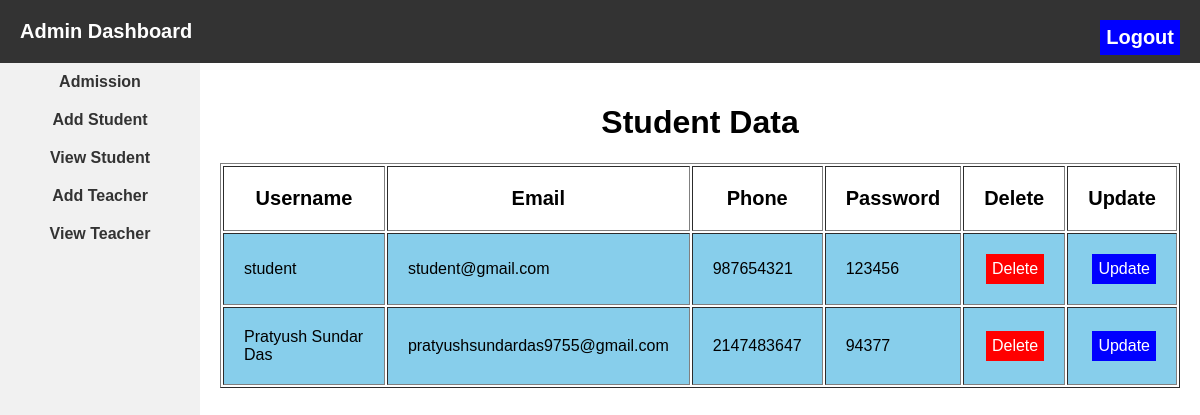
Screenshot of /view_student.php (signed in) with the database file from the repository.
### tables this page shows
CREATE TABLE `user` (
  `id` int(32) NOT NULL,
  `username` varchar(50) DEFAULT NULL,
  `phone` int(20) DEFAULT NULL,
  `email` varchar(50) DEFAULT NULL,
  `usertype` varchar(50) DEFAULT NULL,
  `password` varchar(50) DEFAULT NULL
);

### view_student.php (the view, shortened to what this page needs)
<?php
$host="localhost";
$user="root";
$password="";
$db="smsdb";
$data=mysqli_connect($host,$user,$password,$db);
$sql="SELECT * FROM user WHERE usertype='student'";
$result=mysqli_query($data,$sql);
?>
<!DOCTYPE html>
<html lang="en">
<head>
    <link rel="stylesheet" href="admin.css">
</head>
<body>
<header class="header">
    <a href="">Admin Dashboard</a>
    <div class="logout">
        <a href="logout.php">Logout</a>
    </div>
</header>
<aside>
<ul>
    <li>
        <a href="admision2.php">Admission</a>
    </li>
    <li>
        <a href="add_student.php">Add Student</a>
    </li>
    <li>
        <a href="view_student.php">View Student</a>
    </li>
    <li>
        <a href="admin_add_teacher.php">Add Teacher</a>
    </li>
    <li>
        <a href="admin_view_teacher.php">View Teacher</a>
    </li>
</ul>
</aside>
<div class="content">
<center>
<h1>Student Data</h1>
<table border="1px">
    <tr>
        <th class="table_th">Username</th>
        <th class="table_th">Email</th>
        <th class="table_th">Phone</th>
        <th class="table_th">Password</th>
        <th class="table_th">Delete</th>
        <th class="table_th">Update</th>
    </tr>
    <?php
while($info=$result->fetch_assoc()){
    ?>
    <tr>
        <td class="table_td">
            <?php echo "{$info['username']}" ?>
        </td>
        <td class="table_td"> <?php echo "{$info['email']}" ?>
    </td>
        <td class="table_td"> <?php echo "{$info['phone']}" ?>
</td>
        <td class="table_td"> <?php echo "{$info['password']}" ?>
    </td>
    <td class="table_td"> <?php echo "<a class='delete' onClick=\"javascript:return confirm('Are you sure to delete')\" href='delete.php?student_id={$info['id']}'> Delete </a>" ?>
    </td>
    <td class="table_td"> <?php echo "<a class='update' href='update_student.php?student_id={$info['id']}'> Update </a>" ?>
    </td>
    </tr>
    <?php
}
    ?>
</table>
</center>
</div>
</body>
</html>

### admin.css (style rules this page uses)
body { margin: 0; padding: 0; font-family: Arial, sans-serif; }
.header { background-color: #333; color: #fff; padding: 20px; }
.header a { color: #fff; text-decoration: none; font-size: 20px; font-weight: bold; }
.logout { float: right; background-color: blue; padding: 6px; }
aside { background-color: #f1f1f1; width: 200px; height: 100vh; float: left; }
ul { list-style-type: none; margin: 0; padding: 0; text-align: center; }
li { padding: 10px; }
li a { text-decoration: none; color: #333; font-weight: bold; }
.content { margin-left: 200px; padding: 20px; }

### view_student.php (style rules this page uses)
.table_th { padding: 20px; font-size: 20px; }
.table_td { padding: 20px; background-color: skyblue; }
.update { color: white; float: right; background-color: blue; padding: 6px; text-decoration: none; }
.delete { color: white; float: right; background-color: red; padding: 6px; text-decoration: none; }

### rows the page displays
user: username "student", email "student@gmail.com", phone "987654321", password "123456"
user: username "Pratyush Sundar Das", email "pratyushsundardas9755@gmail.com", phone "2147483647", password "94377"
